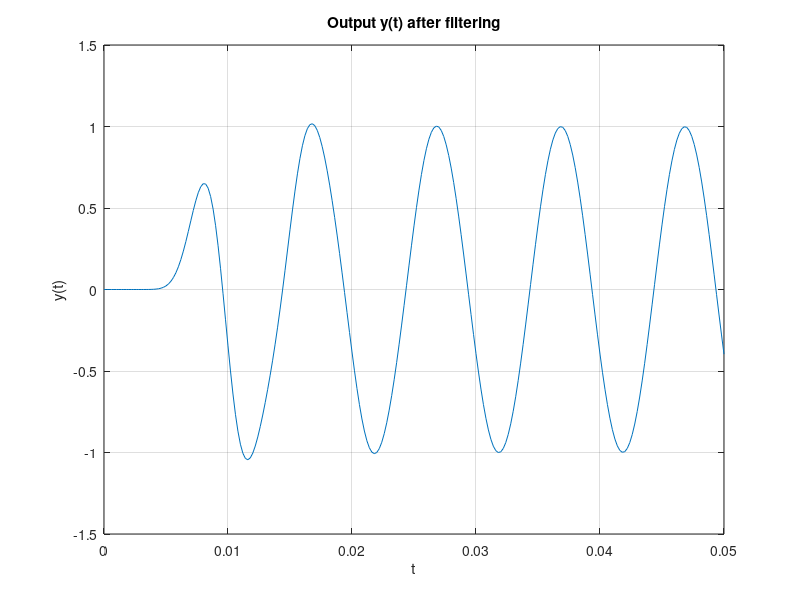

Write MATLAB code to recreate this figure.
t=0:2*(10^(-4)):0.05;
x=(cos(2*pi*100*t))+(cos(2*pi*500*t));
[b,a]=butter(20,2*pi*300,'s');
z1=tf(b,a);
w=2*pi.*(0:800);
H=freqs(b,a,w);
y=lsim(z1,x,t);
plot(t,y);
grid;
xlabel('t');
ylabel('y(t)');
title('Output y(t) after filtering')

